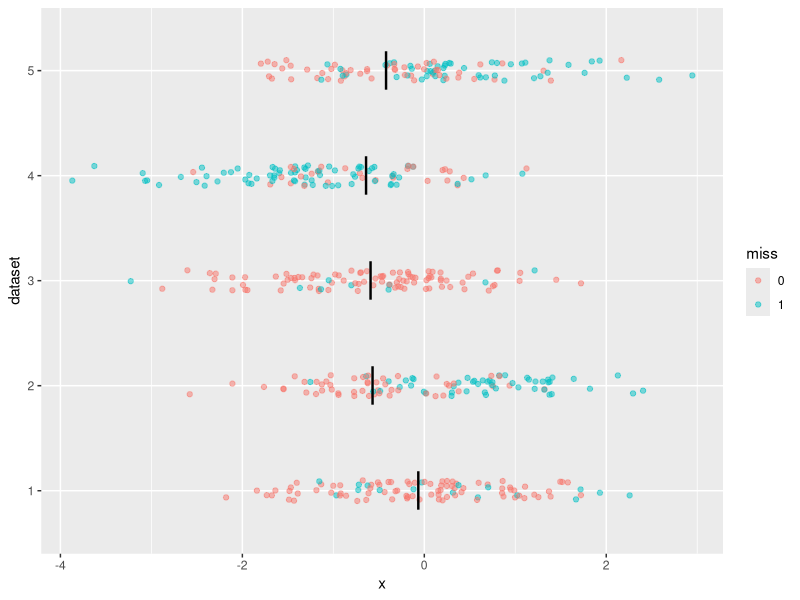
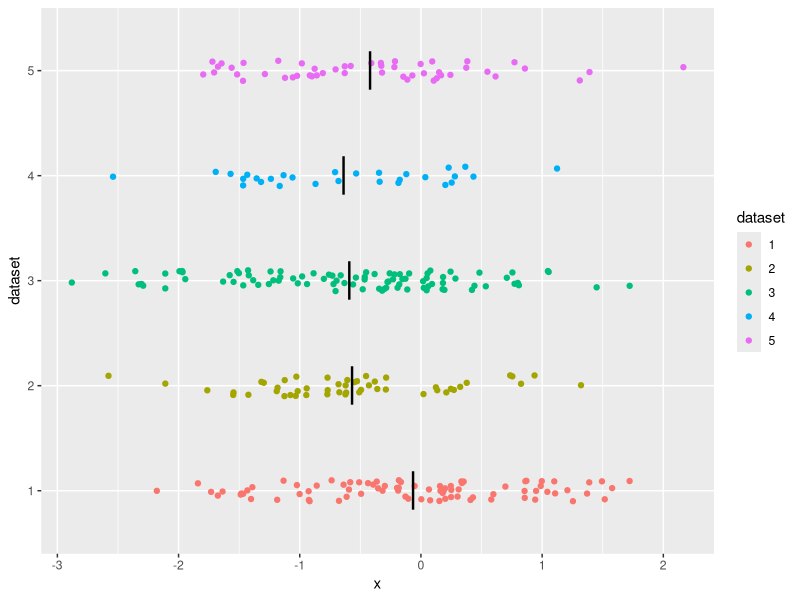

Source code (R) for these figures, in order: (Note: this script raises an error after producing the figures.)
## Missing data

library(tidyverse)


n <- 100
x0 <- tibble(x = rnorm(n, 0, 1),
             z = rnorm(n, 0, 1),
             miss = rbinom(n, 1, 0.1))
x0

x1 <- tibble(x = rnorm(n, 0, 1),
             z = x + rnorm(n, 0, 1),
             miss = rbinom(n, 1, plogis(z/.05)))
x1

x2 <- tibble(x = rnorm(n, -.7, 1),
             z = rnorm(n, 0, 1),
             miss = rbinom(n, 1, 0.1))
x2

x3 <- tibble(x = rnorm(n, -1.25, 1),
             z = x + rnorm(n, 0, 1),
             miss = rbinom(n, 1, plogis(-z / 1)))
x3

x4 <- tibble(x = rnorm(n, 0, 1),
             z = rnorm(n, 0, 1),
             miss = rbinom(n, 1, plogis(x / 1)))
x4

dat <- bind_rows(x0, x1, x2, x3, x4,
          .id = "dataset")
dat |>
    mutate(miss = factor(miss)) |>
    ggplot(aes(x, dataset)) +
    geom_jitter(aes(color = miss), alpha = 1/2,
                height = 0.1, width = 0) +
    geom_point(aes(x = m, y = dataset), pch = "|",
               size = 10,
               data = dat |>
                   filter(miss == 0L) |>
                   group_by(dataset) |>
                   summarize(m = mean(x)))

dat |>
    filter(miss == 0L) |>
    ggplot(aes(x, dataset)) +
    geom_jitter(aes(color = dataset),
                width = 0, height = 0.1) +
    geom_point(aes(x = m, y = dataset), pch = "|",
               size = 10,
               data = dat |>
                   filter(miss == 0L) |>
                   group_by(dataset) |>
                   summarize(m = mean(x)))
f
